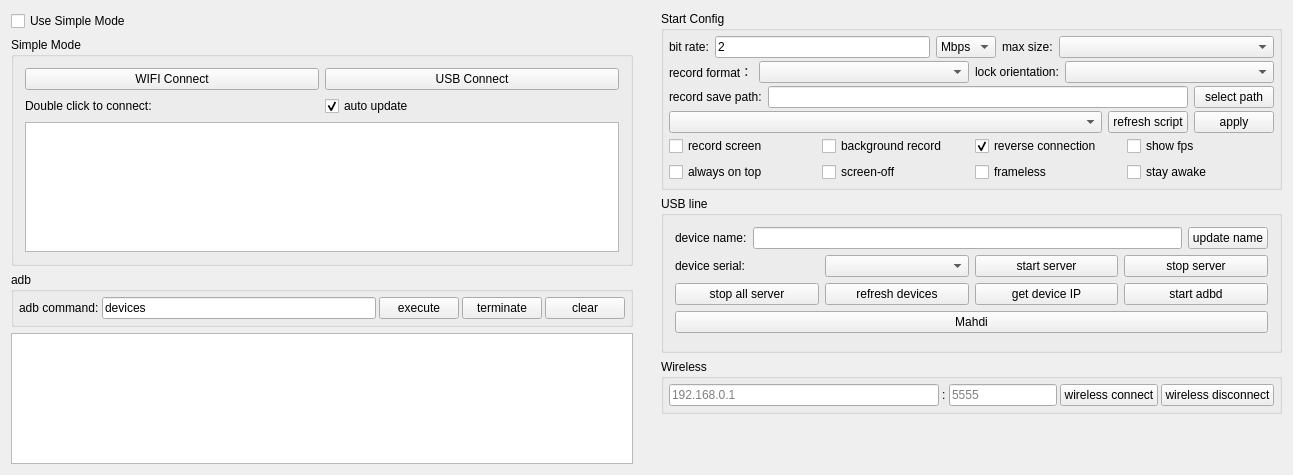
<?xml version="1.0" encoding="UTF-8"?>
<ui version="4.0">
 <class>Widget</class>
 <widget class="QWidget" name="Widget">
  <property name="geometry">
   <rect>
    <x>0</x>
    <y>0</y>
    <width>1293</width>
    <height>475</height>
   </rect>
  </property>
  <property name="windowTitle">
   <string notr="true">QtScrcpy</string>
  </property>
  <layout class="QHBoxLayout" name="horizontalLayout_11">
   <property name="leftMargin">
    <number>0</number>
   </property>
   <property name="topMargin">
    <number>0</number>
   </property>
   <property name="rightMargin">
    <number>0</number>
   </property>
   <property name="bottomMargin">
    <number>0</number>
   </property>
   <item>
    <widget class="QWidget" name="leftWidget" native="true">
     <property name="sizePolicy">
      <sizepolicy hsizetype="Preferred" vsizetype="Preferred">
       <horstretch>0</horstretch>
       <verstretch>0</verstretch>
      </sizepolicy>
     </property>
     <layout class="QVBoxLayout" name="verticalLayout_5">
      <item>
       <widget class="QCheckBox" name="useSingleModeCheck">
        <property name="sizePolicy">
         <sizepolicy hsizetype="Preferred" vsizetype="Maximum">
          <horstretch>0</horstretch>
          <verstretch>0</verstretch>
         </sizepolicy>
        </property>
        <property name="styleSheet">
         <string notr="true"/>
        </property>
        <property name="text">
         <string>Use Simple Mode</string>
        </property>
        <property name="checked">
         <bool>false</bool>
        </property>
       </widget>
      </item>
      <item>
       <widget class="QGroupBox" name="simpleGroupBox">
        <property name="sizePolicy">
         <sizepolicy hsizetype="Preferred" vsizetype="Preferred">
          <horstretch>0</horstretch>
          <verstretch>0</verstretch>
         </sizepolicy>
        </property>
        <property name="title">
         <string>Simple Mode</string>
        </property>
        <property name="checkable">
         <bool>false</bool>
        </property>
        <layout class="QVBoxLayout" name="verticalLayout_4">
         <item>
          <layout class="QHBoxLayout" name="horizontalLayout_9">
           <item>
            <widget class="QPushButton" name="wifiConnectBtn">
             <property name="sizePolicy">
              <sizepolicy hsizetype="Preferred" vsizetype="Maximum">
               <horstretch>0</horstretch>
               <verstretch>0</verstretch>
              </sizepolicy>
             </property>
             <property name="text">
              <string>WIFI Connect</string>
             </property>
            </widget>
           </item>
           <item>
            <widget class="QPushButton" name="usbConnectBtn">
             <property name="sizePolicy">
              <sizepolicy hsizetype="Preferred" vsizetype="Maximum">
               <horstretch>0</horstretch>
               <verstretch>0</verstretch>
              </sizepolicy>
             </property>
             <property name="text">
              <string>USB Connect</string>
             </property>
            </widget>
           </item>
          </layout>
         </item>
         <item>
          <layout class="QHBoxLayout" name="horizontalLayout_13">
           <property name="topMargin">
            <number>0</number>
           </property>
           <item>
            <widget class="QLabel" name="label_10">
             <property name="sizePolicy">
              <sizepolicy hsizetype="Preferred" vsizetype="Preferred">
               <horstretch>0</horstretch>
               <verstretch>0</verstretch>
              </sizepolicy>
             </property>
             <property name="text">
              <string>Double click to connect:</string>
             </property>
            </widget>
           </item>
           <item>
            <widget class="QCheckBox" name="autoUpdatecheckBox">
             <property name="sizePolicy">
              <sizepolicy hsizetype="Preferred" vsizetype="Preferred">
               <horstretch>0</horstretch>
               <verstretch>0</verstretch>
              </sizepolicy>
             </property>
             <property name="text">
              <string>auto update</string>
             </property>
             <property name="checked">
              <bool>true</bool>
             </property>
            </widget>
           </item>
          </layout>
         </item>
         <item>
          <widget class="QListWidget" name="connectedPhoneList">
           <property name="sizePolicy">
            <sizepolicy hsizetype="Preferred" vsizetype="Preferred">
             <horstretch>0</horstretch>
             <verstretch>0</verstretch>
            </sizepolicy>
           </property>
          </widget>
         </item>
        </layout>
       </widget>
      </item>
      <item>
       <widget class="QGroupBox" name="adbGroupBox">
        <property name="sizePolicy">
         <sizepolicy hsizetype="Preferred" vsizetype="Maximum">
          <horstretch>0</horstretch>
          <verstretch>0</verstretch>
         </sizepolicy>
        </property>
        <property name="title">
         <string notr="true">adb</string>
        </property>
        <layout class="QHBoxLayout" name="horizontalLayout_2">
         <property name="spacing">
          <number>3</number>
         </property>
         <property name="leftMargin">
          <number>5</number>
         </property>
         <property name="topMargin">
          <number>5</number>
         </property>
         <property name="rightMargin">
          <number>5</number>
         </property>
         <property name="bottomMargin">
          <number>5</number>
         </property>
         <item>
          <widget class="QLabel" name="label_7">
           <property name="sizePolicy">
            <sizepolicy hsizetype="Maximum" vsizetype="Preferred">
             <horstretch>0</horstretch>
             <verstretch>0</verstretch>
            </sizepolicy>
           </property>
           <property name="text">
            <string>adb command:</string>
           </property>
           <property name="buddy">
            <cstring>adbCommandEdt</cstring>
           </property>
          </widget>
         </item>
         <item>
          <widget class="QLineEdit" name="adbCommandEdt">
           <property name="sizePolicy">
            <sizepolicy hsizetype="MinimumExpanding" vsizetype="Preferred">
             <horstretch>0</horstretch>
             <verstretch>0</verstretch>
            </sizepolicy>
           </property>
           <property name="text">
            <string notr="true">devices</string>
           </property>
          </widget>
         </item>
         <item>
          <widget class="QPushButton" name="adbCommandBtn">
           <property name="sizePolicy">
            <sizepolicy hsizetype="Maximum" vsizetype="Preferred">
             <horstretch>0</horstretch>
             <verstretch>0</verstretch>
            </sizepolicy>
           </property>
           <property name="text">
            <string>execute</string>
           </property>
          </widget>
         </item>
         <item>
          <widget class="QPushButton" name="stopAdbBtn">
           <property name="sizePolicy">
            <sizepolicy hsizetype="Maximum" vsizetype="Preferred">
             <horstretch>0</horstretch>
             <verstretch>0</verstretch>
            </sizepolicy>
           </property>
           <property name="text">
            <string>terminate</string>
           </property>
          </widget>
         </item>
         <item>
          <widget class="QPushButton" name="clearOut">
           <property name="sizePolicy">
            <sizepolicy hsizetype="Maximum" vsizetype="Preferred">
             <horstretch>0</horstretch>
             <verstretch>0</verstretch>
            </sizepolicy>
           </property>
           <property name="text">
            <string>clear</string>
           </property>
          </widget>
         </item>
        </layout>
       </widget>
      </item>
      <item>
       <widget class="QTextEdit" name="outEdit">
        <property name="sizePolicy">
         <sizepolicy hsizetype="Preferred" vsizetype="Preferred">
          <horstretch>0</horstretch>
          <verstretch>0</verstretch>
         </sizepolicy>
        </property>
        <property name="focusPolicy">
         <enum>Qt::ClickFocus</enum>
        </property>
        <property name="documentTitle">
         <string/>
        </property>
        <property name="readOnly">
         <bool>true</bool>
        </property>
       </widget>
      </item>
     </layout>
    </widget>
   </item>
   <item>
    <widget class="QWidget" name="rightWidget" native="true">
     <property name="sizePolicy">
      <sizepolicy hsizetype="MinimumExpanding" vsizetype="Preferred">
       <horstretch>0</horstretch>
       <verstretch>0</verstretch>
      </sizepolicy>
     </property>
     <layout class="QVBoxLayout" name="verticalLayout_6">
      <item>
       <widget class="QGroupBox" name="configGroupBox">
        <property name="sizePolicy">
         <sizepolicy hsizetype="Preferred" vsizetype="Preferred">
          <horstretch>0</horstretch>
          <verstretch>0</verstretch>
         </sizepolicy>
        </property>
        <property name="title">
         <string>Start Config</string>
        </property>
        <layout class="QVBoxLayout" name="verticalLayout_3">
         <property name="spacing">
          <number>3</number>
         </property>
         <property name="leftMargin">
          <number>5</number>
         </property>
         <property name="topMargin">
          <number>5</number>
         </property>
         <property name="rightMargin">
          <number>5</number>
         </property>
         <property name="bottomMargin">
          <number>5</number>
         </property>
         <item>
          <widget class="QWidget" name="configWidget1" native="true">
           <property name="sizePolicy">
            <sizepolicy hsizetype="Preferred" vsizetype="Preferred">
             <horstretch>0</horstretch>
             <verstretch>0</verstretch>
            </sizepolicy>
           </property>
           <layout class="QHBoxLayout" name="horizontalLayout_5">
            <property name="leftMargin">
             <number>0</number>
            </property>
            <property name="topMargin">
             <number>0</number>
            </property>
            <property name="rightMargin">
             <number>0</number>
            </property>
            <property name="bottomMargin">
             <number>0</number>
            </property>
            <item>
             <widget class="QLabel" name="label_3">
              <property name="sizePolicy">
               <sizepolicy hsizetype="Maximum" vsizetype="Preferred">
                <horstretch>0</horstretch>
                <verstretch>0</verstretch>
               </sizepolicy>
              </property>
              <property name="text">
               <string>bit rate:</string>
              </property>
             </widget>
            </item>
            <item>
             <widget class="QLineEdit" name="bitRateEdit">
              <property name="sizePolicy">
               <sizepolicy hsizetype="Preferred" vsizetype="Preferred">
                <horstretch>0</horstretch>
                <verstretch>0</verstretch>
               </sizepolicy>
              </property>
              <property name="text">
               <string notr="true">2</string>
              </property>
             </widget>
            </item>
            <item>
             <widget class="QComboBox" name="bitRateBox">
              <property name="sizePolicy">
               <sizepolicy hsizetype="Maximum" vsizetype="Preferred">
                <horstretch>0</horstretch>
                <verstretch>0</verstretch>
               </sizepolicy>
              </property>
              <property name="toolTip">
               <string/>
              </property>
              <property name="currentText">
               <string notr="true">Mbps</string>
              </property>
              <item>
               <property name="text">
                <string notr="true">Mbps</string>
               </property>
              </item>
              <item>
               <property name="text">
                <string notr="true">Kbps</string>
               </property>
              </item>
             </widget>
            </item>
            <item>
             <widget class="QLabel" name="label_4">
              <property name="sizePolicy">
               <sizepolicy hsizetype="Maximum" vsizetype="Preferred">
                <horstretch>0</horstretch>
                <verstretch>0</verstretch>
               </sizepolicy>
              </property>
              <property name="text">
               <string>max size:</string>
              </property>
             </widget>
            </item>
            <item>
             <widget class="QComboBox" name="maxSizeBox">
              <property name="sizePolicy">
               <sizepolicy hsizetype="Preferred" vsizetype="Preferred">
                <horstretch>0</horstretch>
                <verstretch>0</verstretch>
               </sizepolicy>
              </property>
              <property name="toolTip">
               <string/>
              </property>
             </widget>
            </item>
           </layout>
          </widget>
         </item>
         <item>
          <widget class="QWidget" name="configWidget5" native="true">
           <property name="sizePolicy">
            <sizepolicy hsizetype="Preferred" vsizetype="Preferred">
             <horstretch>0</horstretch>
             <verstretch>0</verstretch>
            </sizepolicy>
           </property>
           <layout class="QHBoxLayout" name="horizontalLayout_7">
            <property name="leftMargin">
             <number>0</number>
            </property>
            <property name="topMargin">
             <number>0</number>
            </property>
            <property name="rightMargin">
             <number>0</number>
            </property>
            <property name="bottomMargin">
             <number>0</number>
            </property>
            <item>
             <widget class="QLabel" name="label_6">
              <property name="sizePolicy">
               <sizepolicy hsizetype="Maximum" vsizetype="Preferred">
                <horstretch>0</horstretch>
                <verstretch>0</verstretch>
               </sizepolicy>
              </property>
              <property name="text">
               <string>record format：</string>
              </property>
             </widget>
            </item>
            <item>
             <widget class="QComboBox" name="formatBox">
              <property name="sizePolicy">
               <sizepolicy hsizetype="Preferred" vsizetype="Preferred">
                <horstretch>0</horstretch>
                <verstretch>0</verstretch>
               </sizepolicy>
              </property>
             </widget>
            </item>
            <item>
             <widget class="QLabel" name="label_8">
              <property name="sizePolicy">
               <sizepolicy hsizetype="Maximum" vsizetype="Preferred">
                <horstretch>0</horstretch>
                <verstretch>0</verstretch>
               </sizepolicy>
              </property>
              <property name="text">
               <string>lock orientation:</string>
              </property>
             </widget>
            </item>
            <item>
             <widget class="QComboBox" name="lockOrientationBox">
              <property name="sizePolicy">
               <sizepolicy hsizetype="Preferred" vsizetype="Preferred">
                <horstretch>0</horstretch>
                <verstretch>0</verstretch>
               </sizepolicy>
              </property>
             </widget>
            </item>
           </layout>
          </widget>
         </item>
         <item>
          <widget class="QWidget" name="configWidget2" native="true">
           <property name="sizePolicy">
            <sizepolicy hsizetype="Preferred" vsizetype="Preferred">
             <horstretch>0</horstretch>
             <verstretch>0</verstretch>
            </sizepolicy>
           </property>
           <layout class="QHBoxLayout" name="horizontalLayout_6">
            <property name="leftMargin">
             <number>0</number>
            </property>
            <property name="topMargin">
             <number>0</number>
            </property>
            <property name="rightMargin">
             <number>0</number>
            </property>
            <property name="bottomMargin">
             <number>0</number>
            </property>
            <item>
             <widget class="QLabel" name="label_5">
              <property name="sizePolicy">
               <sizepolicy hsizetype="Preferred" vsizetype="Preferred">
                <horstretch>0</horstretch>
                <verstretch>0</verstretch>
               </sizepolicy>
              </property>
              <property name="text">
               <string>record save path:</string>
              </property>
              <property name="buddy">
               <cstring>recordPathEdt</cstring>
              </property>
             </widget>
            </item>
            <item>
             <widget class="QLineEdit" name="recordPathEdt">
              <property name="sizePolicy">
               <sizepolicy hsizetype="MinimumExpanding" vsizetype="Preferred">
                <horstretch>0</horstretch>
                <verstretch>0</verstretch>
               </sizepolicy>
              </property>
              <property name="readOnly">
               <bool>true</bool>
              </property>
             </widget>
            </item>
            <item>
             <widget class="QPushButton" name="selectRecordPathBtn">
              <property name="sizePolicy">
               <sizepolicy hsizetype="Preferred" vsizetype="Preferred">
                <horstretch>0</horstretch>
                <verstretch>0</verstretch>
               </sizepolicy>
              </property>
              <property name="text">
               <string>select path</string>
              </property>
              <property name="autoDefault">
               <bool>false</bool>
              </property>
             </widget>
            </item>
           </layout>
          </widget>
         </item>
         <item>
          <widget class="QWidget" name="configWidget4" native="true">
           <property name="sizePolicy">
            <sizepolicy hsizetype="Preferred" vsizetype="Preferred">
             <horstretch>0</horstretch>
             <verstretch>0</verstretch>
            </sizepolicy>
           </property>
           <layout class="QHBoxLayout" name="horizontalLayout_8">
            <property name="leftMargin">
             <number>0</number>
            </property>
            <property name="topMargin">
             <number>0</number>
            </property>
            <property name="rightMargin">
             <number>0</number>
            </property>
            <property name="bottomMargin">
             <number>0</number>
            </property>
            <item>
             <widget class="QComboBox" name="gameBox">
              <property name="sizePolicy">
               <sizepolicy hsizetype="MinimumExpanding" vsizetype="Preferred">
                <horstretch>0</horstretch>
                <verstretch>0</verstretch>
               </sizepolicy>
              </property>
             </widget>
            </item>
            <item>
             <widget class="QPushButton" name="refreshGameScriptBtn">
              <property name="sizePolicy">
               <sizepolicy hsizetype="Preferred" vsizetype="Preferred">
                <horstretch>0</horstretch>
                <verstretch>0</verstretch>
               </sizepolicy>
              </property>
              <property name="text">
               <string>refresh script</string>
              </property>
             </widget>
            </item>
            <item>
             <widget class="QPushButton" name="applyScriptBtn">
              <property name="sizePolicy">
               <sizepolicy hsizetype="Preferred" vsizetype="Preferred">
                <horstretch>0</horstretch>
                <verstretch>0</verstretch>
               </sizepolicy>
              </property>
              <property name="text">
               <string>apply</string>
              </property>
             </widget>
            </item>
           </layout>
          </widget>
         </item>
         <item>
          <widget class="QWidget" name="configWidget3" native="true">
           <property name="sizePolicy">
            <sizepolicy hsizetype="Preferred" vsizetype="Preferred">
             <horstretch>0</horstretch>
             <verstretch>0</verstretch>
            </sizepolicy>
           </property>
           <layout class="QGridLayout" name="gridLayout">
            <property name="leftMargin">
             <number>0</number>
            </property>
            <property name="topMargin">
             <number>0</number>
            </property>
            <property name="rightMargin">
             <number>0</number>
            </property>
            <property name="bottomMargin">
             <number>0</number>
            </property>
            <item row="1" column="1">
             <widget class="QCheckBox" name="closeScreenCheck">
              <property name="sizePolicy">
               <sizepolicy hsizetype="Preferred" vsizetype="Preferred">
                <horstretch>0</horstretch>
                <verstretch>0</verstretch>
               </sizepolicy>
              </property>
              <property name="text">
               <string>screen-off</string>
              </property>
             </widget>
            </item>
            <item row="1" column="3">
             <widget class="QCheckBox" name="framelessCheck">
              <property name="sizePolicy">
               <sizepolicy hsizetype="Preferred" vsizetype="Preferred">
                <horstretch>0</horstretch>
                <verstretch>0</verstretch>
               </sizepolicy>
              </property>
              <property name="text">
               <string>frameless</string>
              </property>
             </widget>
            </item>
            <item row="1" column="0">
             <widget class="QCheckBox" name="alwaysTopCheck">
              <property name="sizePolicy">
               <sizepolicy hsizetype="Preferred" vsizetype="Preferred">
                <horstretch>0</horstretch>
                <verstretch>0</verstretch>
               </sizepolicy>
              </property>
              <property name="text">
               <string>always on top</string>
              </property>
              <property name="checked">
               <bool>false</bool>
              </property>
             </widget>
            </item>
            <item row="0" column="1">
             <widget class="QCheckBox" name="notDisplayCheck">
              <property name="sizePolicy">
               <sizepolicy hsizetype="Preferred" vsizetype="Preferred">
                <horstretch>0</horstretch>
                <verstretch>0</verstretch>
               </sizepolicy>
              </property>
              <property name="text">
               <string>background record</string>
              </property>
              <property name="checkable">
               <bool>false</bool>
              </property>
             </widget>
            </item>
            <item row="0" column="3">
             <widget class="QCheckBox" name="useReverseCheck">
              <property name="sizePolicy">
               <sizepolicy hsizetype="Preferred" vsizetype="Preferred">
                <horstretch>0</horstretch>
                <verstretch>0</verstretch>
               </sizepolicy>
              </property>
              <property name="text">
               <string>reverse connection</string>
              </property>
              <property name="checked">
               <bool>true</bool>
              </property>
             </widget>
            </item>
            <item row="0" column="0">
             <widget class="QCheckBox" name="recordScreenCheck">
              <property name="sizePolicy">
               <sizepolicy hsizetype="Preferred" vsizetype="Preferred">
                <horstretch>0</horstretch>
                <verstretch>0</verstretch>
               </sizepolicy>
              </property>
              <property name="text">
               <string>record screen</string>
              </property>
             </widget>
            </item>
            <item row="0" column="4">
             <widget class="QCheckBox" name="fpsCheck">
              <property name="sizePolicy">
               <sizepolicy hsizetype="Preferred" vsizetype="Preferred">
                <horstretch>0</horstretch>
                <verstretch>0</verstretch>
               </sizepolicy>
              </property>
              <property name="text">
               <string>show fps</string>
              </property>
             </widget>
            </item>
            <item row="1" column="4">
             <widget class="QCheckBox" name="stayAwakeCheck">
              <property name="sizePolicy">
               <sizepolicy hsizetype="Preferred" vsizetype="Preferred">
                <horstretch>0</horstretch>
                <verstretch>0</verstretch>
               </sizepolicy>
              </property>
              <property name="text">
               <string>stay awake</string>
              </property>
             </widget>
            </item>
           </layout>
          </widget>
         </item>
        </layout>
       </widget>
      </item>
      <item>
       <widget class="QGroupBox" name="usbGroupBox">
        <property name="sizePolicy">
         <sizepolicy hsizetype="Preferred" vsizetype="Preferred">
          <horstretch>0</horstretch>
          <verstretch>0</verstretch>
         </sizepolicy>
        </property>
        <property name="title">
         <string>USB line</string>
        </property>
        <layout class="QVBoxLayout" name="verticalLayout">
         <item>
          <layout class="QHBoxLayout" name="horizontalLayout_10">
           <item>
            <widget class="QLabel" name="label_9">
             <property name="sizePolicy">
              <sizepolicy hsizetype="Preferred" vsizetype="Preferred">
               <horstretch>0</horstretch>
               <verstretch>0</verstretch>
              </sizepolicy>
             </property>
             <property name="text">
              <string>device name:</string>
             </property>
            </widget>
           </item>
           <item>
            <widget class="QLineEdit" name="userNameEdt">
             <property name="sizePolicy">
              <sizepolicy hsizetype="MinimumExpanding" vsizetype="Preferred">
               <horstretch>0</horstretch>
               <verstretch>0</verstretch>
              </sizepolicy>
             </property>
            </widget>
           </item>
           <item>
            <widget class="QPushButton" name="updateNameBtn">
             <property name="sizePolicy">
              <sizepolicy hsizetype="Preferred" vsizetype="Preferred">
               <horstretch>0</horstretch>
               <verstretch>0</verstretch>
              </sizepolicy>
             </property>
             <property name="text">
              <string>update name</string>
             </property>
             <property name="autoDefault">
              <bool>false</bool>
             </property>
            </widget>
           </item>
          </layout>
         </item>
         <item>
          <widget class="QWidget" name="usbWidget1" native="true">
           <property name="sizePolicy">
            <sizepolicy hsizetype="Preferred" vsizetype="Preferred">
             <horstretch>0</horstretch>
             <verstretch>0</verstretch>
            </sizepolicy>
           </property>
           <layout class="QHBoxLayout" name="horizontalLayout_3">
            <property name="leftMargin">
             <number>0</number>
            </property>
            <property name="topMargin">
             <number>0</number>
            </property>
            <property name="rightMargin">
             <number>0</number>
            </property>
            <property name="bottomMargin">
             <number>0</number>
            </property>
            <item>
             <widget class="QLabel" name="label_2">
              <property name="sizePolicy">
               <sizepolicy hsizetype="Preferred" vsizetype="Preferred">
                <horstretch>0</horstretch>
                <verstretch>0</verstretch>
               </sizepolicy>
              </property>
              <property name="text">
               <string>device serial:</string>
              </property>
             </widget>
            </item>
            <item>
             <widget class="QComboBox" name="serialBox">
              <property name="sizePolicy">
               <sizepolicy hsizetype="Preferred" vsizetype="Preferred">
                <horstretch>0</horstretch>
                <verstretch>0</verstretch>
               </sizepolicy>
              </property>
             </widget>
            </item>
            <item>
             <widget class="QPushButton" name="startServerBtn">
              <property name="sizePolicy">
               <sizepolicy hsizetype="Preferred" vsizetype="Preferred">
                <horstretch>0</horstretch>
                <verstretch>0</verstretch>
               </sizepolicy>
              </property>
              <property name="text">
               <string>start server</string>
              </property>
              <property name="autoDefault">
               <bool>false</bool>
              </property>
             </widget>
            </item>
            <item>
             <widget class="QPushButton" name="stopServerBtn">
              <property name="sizePolicy">
               <sizepolicy hsizetype="Preferred" vsizetype="Preferred">
                <horstretch>0</horstretch>
                <verstretch>0</verstretch>
               </sizepolicy>
              </property>
              <property name="text">
               <string>stop server</string>
              </property>
              <property name="autoDefault">
               <bool>false</bool>
              </property>
             </widget>
            </item>
           </layout>
          </widget>
         </item>
         <item>
          <widget class="QWidget" name="usbWidget2" native="true">
           <property name="sizePolicy">
            <sizepolicy hsizetype="Preferred" vsizetype="Preferred">
             <horstretch>0</horstretch>
             <verstretch>0</verstretch>
            </sizepolicy>
           </property>
           <layout class="QHBoxLayout" name="horizontalLayout_4">
            <property name="leftMargin">
             <number>0</number>
            </property>
            <property name="topMargin">
             <number>0</number>
            </property>
            <property name="rightMargin">
             <number>0</number>
            </property>
            <property name="bottomMargin">
             <number>0</number>
            </property>
            <item>
             <widget class="QPushButton" name="stopAllServerBtn">
              <property name="sizePolicy">
               <sizepolicy hsizetype="Preferred" vsizetype="Preferred">
                <horstretch>0</horstretch>
                <verstretch>0</verstretch>
               </sizepolicy>
              </property>
              <property name="text">
               <string>stop all server</string>
              </property>
             </widget>
            </item>
            <item>
             <widget class="QPushButton" name="updateDevice">
              <property name="sizePolicy">
               <sizepolicy hsizetype="Preferred" vsizetype="Preferred">
                <horstretch>0</horstretch>
                <verstretch>0</verstretch>
               </sizepolicy>
              </property>
              <property name="text">
               <string>refresh devices</string>
              </property>
              <property name="autoDefault">
               <bool>false</bool>
              </property>
             </widget>
            </item>
            <item>
             <widget class="QPushButton" name="getIPBtn">
              <property name="sizePolicy">
               <sizepolicy hsizetype="Preferred" vsizetype="Preferred">
                <horstretch>0</horstretch>
                <verstretch>0</verstretch>
               </sizepolicy>
              </property>
              <property name="text">
               <string>get device IP</string>
              </property>
              <property name="autoDefault">
               <bool>false</bool>
              </property>
             </widget>
            </item>
            <item>
             <widget class="QPushButton" name="startAdbdBtn">
              <property name="sizePolicy">
               <sizepolicy hsizetype="Preferred" vsizetype="Preferred">
                <horstretch>0</horstretch>
                <verstretch>0</verstretch>
               </sizepolicy>
              </property>
              <property name="text">
               <string>start adbd</string>
              </property>
              <property name="autoDefault">
               <bool>false</bool>
              </property>
             </widget>
            </item>
           </layout>
          </widget>
         </item>
         <item>
          <widget class="QPushButton" name="mahdiBtn">
           <property name="text">
            <string>Mahdi</string>
           </property>
          </widget>
         </item>
         <item>
          <widget class="QWidget" name="usbWidget3" native="true">
           <layout class="QHBoxLayout" name="horizontalLayout_12">
            <property name="leftMargin">
             <number>0</number>
            </property>
            <property name="topMargin">
             <number>0</number>
            </property>
            <property name="rightMargin">
             <number>0</number>
            </property>
            <property name="bottomMargin">
             <number>0</number>
            </property>
           </layout>
          </widget>
         </item>
        </layout>
       </widget>
      </item>
      <item>
       <widget class="QGroupBox" name="wirelessGroupBox">
        <property name="sizePolicy">
         <sizepolicy hsizetype="Preferred" vsizetype="Preferred">
          <horstretch>0</horstretch>
          <verstretch>0</verstretch>
         </sizepolicy>
        </property>
        <property name="title">
         <string>Wireless</string>
        </property>
        <layout class="QHBoxLayout" name="horizontalLayout">
         <property name="spacing">
          <number>3</number>
         </property>
         <property name="leftMargin">
          <number>5</number>
         </property>
         <property name="topMargin">
          <number>5</number>
         </property>
         <property name="rightMargin">
          <number>5</number>
         </property>
         <property name="bottomMargin">
          <number>5</number>
         </property>
         <item>
          <widget class="QLineEdit" name="deviceIpEdt">
           <property name="sizePolicy">
            <sizepolicy hsizetype="MinimumExpanding" vsizetype="Preferred">
             <horstretch>0</horstretch>
             <verstretch>0</verstretch>
            </sizepolicy>
           </property>
           <property name="text">
            <string/>
           </property>
           <property name="maxLength">
            <number>128</number>
           </property>
           <property name="placeholderText">
            <string notr="true">192.168.0.1</string>
           </property>
          </widget>
         </item>
         <item>
          <widget class="QLabel" name="label">
           <property name="sizePolicy">
            <sizepolicy hsizetype="Maximum" vsizetype="Preferred">
             <horstretch>0</horstretch>
             <verstretch>0</verstretch>
            </sizepolicy>
           </property>
           <property name="text">
            <string notr="true">:</string>
           </property>
          </widget>
         </item>
         <item>
          <widget class="QLineEdit" name="devicePortEdt">
           <property name="sizePolicy">
            <sizepolicy hsizetype="Maximum" vsizetype="Preferred">
             <horstretch>0</horstretch>
             <verstretch>0</verstretch>
            </sizepolicy>
           </property>
           <property name="text">
            <string/>
           </property>
           <property name="maxLength">
            <number>6</number>
           </property>
           <property name="placeholderText">
            <string notr="true">5555</string>
           </property>
          </widget>
         </item>
         <item>
          <widget class="QPushButton" name="wirelessConnectBtn">
           <property name="sizePolicy">
            <sizepolicy hsizetype="Preferred" vsizetype="Preferred">
             <horstretch>0</horstretch>
             <verstretch>0</verstretch>
            </sizepolicy>
           </property>
           <property name="text">
            <string>wireless connect</string>
           </property>
           <property name="autoDefault">
            <bool>false</bool>
           </property>
          </widget>
         </item>
         <item>
          <widget class="QPushButton" name="wirelessDisConnectBtn">
           <property name="sizePolicy">
            <sizepolicy hsizetype="Preferred" vsizetype="Preferred">
             <horstretch>0</horstretch>
             <verstretch>0</verstretch>
            </sizepolicy>
           </property>
           <property name="text">
            <string>wireless disconnect</string>
           </property>
           <property name="autoDefault">
            <bool>false</bool>
           </property>
          </widget>
         </item>
        </layout>
       </widget>
      </item>
      <item>
       <spacer name="verticalSpacer">
        <property name="sizePolicy">
         <sizepolicy hsizetype="Preferred" vsizetype="Preferred">
          <horstretch>0</horstretch>
          <verstretch>0</verstretch>
         </sizepolicy>
        </property>
        <property name="orientation">
         <enum>Qt::Vertical</enum>
        </property>
        <property name="sizeHint" stdset="0">
         <size>
          <width>20</width>
          <height>40</height>
         </size>
        </property>
       </spacer>
      </item>
     </layout>
    </widget>
   </item>
  </layout>
 </widget>
 <layoutdefault spacing="6" margin="11"/>
 <tabstops>
  <tabstop>deviceIpEdt</tabstop>
  <tabstop>devicePortEdt</tabstop>
  <tabstop>wirelessConnectBtn</tabstop>
  <tabstop>wirelessDisConnectBtn</tabstop>
  <tabstop>adbCommandEdt</tabstop>
  <tabstop>adbCommandBtn</tabstop>
  <tabstop>stopAdbBtn</tabstop>
  <tabstop>clearOut</tabstop>
 </tabstops>
 <resources/>
 <connections/>
</ui>
